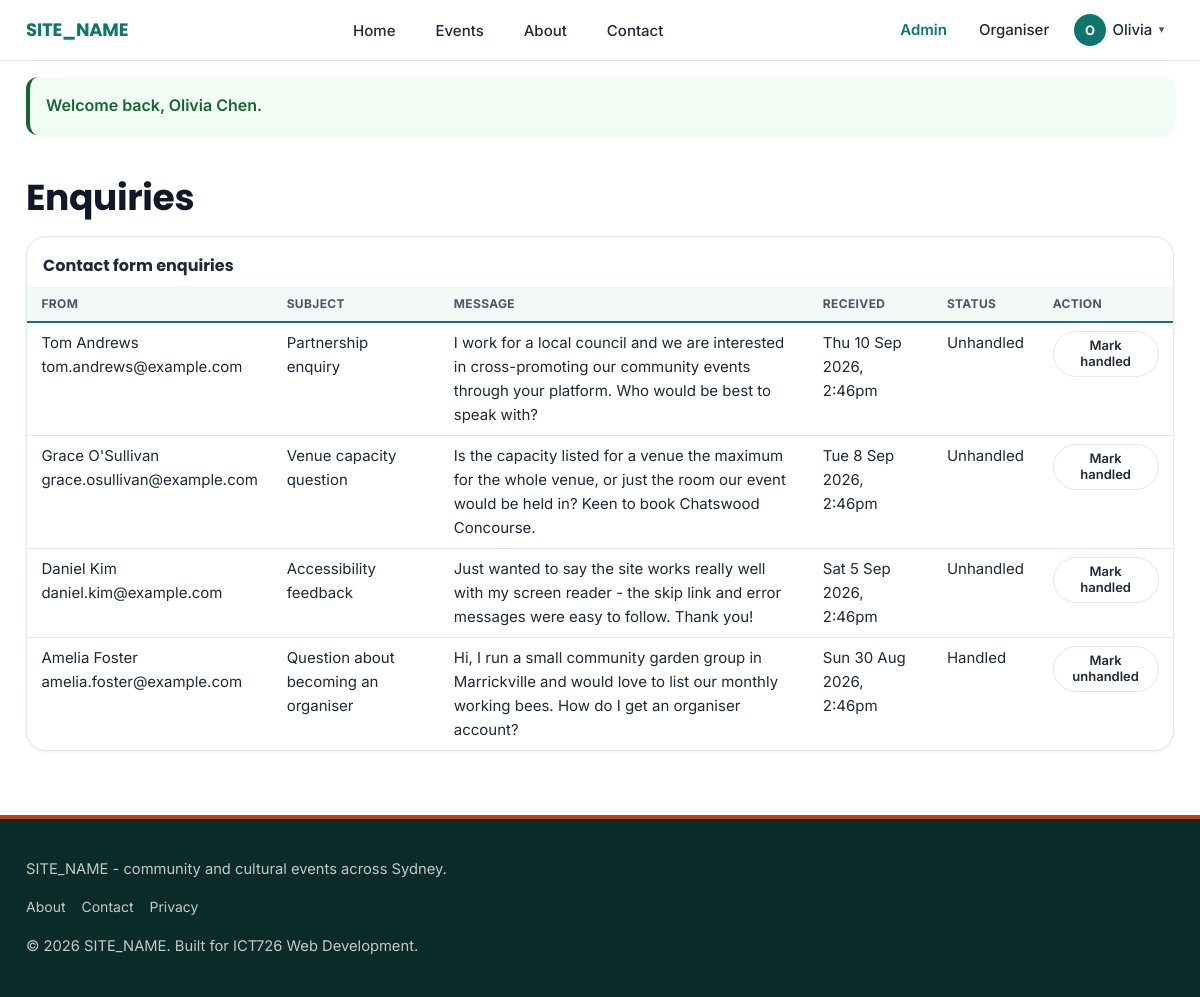
/admin/enquiries.php (signed in), run on the app's committed database.
### tables this page shows
CREATE TABLE enquiries (
    id              INT AUTO_INCREMENT PRIMARY KEY,
    name            VARCHAR(100) NOT NULL,
    email           VARCHAR(150) NOT NULL,
    subject         VARCHAR(150) NOT NULL,
    message         TEXT NOT NULL,
    is_handled      TINYINT(1) NOT NULL DEFAULT 0,
    created_at      DATETIME NOT NULL DEFAULT CURRENT_TIMESTAMP
);

### includes/validate.php (called while the page is built, shortened)
<?php
function e($value) {
    return htmlspecialchars($value ?? '', ENT_QUOTES, 'UTF-8');
}

### includes/functions.php (called while the page is built, shortened)
<?php
function formatEventDate($datetime) {
    $timestamp = strtotime($datetime);
    return date('D j M Y, g:ia', $timestamp);
}

### admin/enquiries.php (the view, shortened to what this page needs)
<?php
require_once __DIR__ . '/../includes/auth_guard.php';
$enquiries = $pdo->query("SELECT * FROM enquiries ORDER BY created_at DESC")->fetchAll();
require_once __DIR__ . '/../includes/header.php';
?>
<h1>Enquiries</h1>
<?php if (empty($enquiries)): ?>
    <p class="empty-state">No enquiries have been submitted yet.</p>
<?php else: ?>
    <div class="data-table-wrapper">
        <table class="data-table">
            <caption>Contact form enquiries</caption>
            <thead>
                <tr>
                    <th scope="col">From</th>
                    <th scope="col">Subject</th>
                    <th scope="col">Message</th>
                    <th scope="col">Received</th>
                    <th scope="col">Status</th>
                    <th scope="col">Action</th>
                </tr>
            </thead>
            <tbody>
                <?php foreach ($enquiries as $enquiry): ?>
                    <tr>
                        <td><?= e($enquiry['name']) ?><br><?= e($enquiry['email']) ?></td>
                        <td><?= e($enquiry['subject']) ?></td>
                        <td><?= nl2br(e($enquiry['message'])) ?></td>
                        <td><?= e(formatEventDate($enquiry['created_at'])) ?></td>
                        <td><?= (int) $enquiry['is_handled'] === 1 ? 'Handled' : 'Unhandled' ?></td>
                        <td>
                            <form method="post" action="<?= BASE_URL ?>/admin/enquiries.php" class="logout-form">
                                <button type="submit" class="btn btn-small btn-secondary">
                                    Mark <?= (int) $enquiry['is_handled'] === 1 ? 'unhandled' : 'handled' ?>
                                </button>
                            </form>
                        </td>
                    </tr>
                <?php endforeach; ?>
            </tbody>
        </table>
    </div>
<?php endif; ?>
<?php require_once __DIR__ . '/../includes/footer.php'; ?>

### assets/css/style.css (style rules this page uses)
:root { --color-primary: #0f766e; --color-primary-dark: #115e59; --color-primary-light: #14b8a6; --color-accent: #c2410c; --color-accent-light: #f97316; --color-text: #1f2937; --color-text-light: #4b5563; --color-bg: #ffffff; --color-bg-alt: #f4f8f7; --color-border: #e2e8f0; --color-error: #b91c1c; --color-error-bg: #fef2f2; --color-success: #166534; --color-success-bg: #f0fdf4; --color-warning: #854d0e; --color-warning-bg: #fef9c3; --font-heading: 'Poppins', 'Segoe UI', system-ui, -apple-system, Arial, sans-serif; --font-body: 'Inter', 'Segoe UI', system-ui, -apple-system, Arial, sans-serif; --radius-sm: 8px; --radius: 12px; --radius-lg: 20px; --radius-full: 999px; --shadow-sm: 0 1px 3px rgba(15, 23, 42, 0.08); --shadow-md: 0 6px 16px rgba(15, 23, 42, 0.10), 0 2px 4px rgba(15, 23, 42, 0.06); --shadow-lg: 0 16px 40px rgba(15, 23, 42, 0.16), 0 4px 10px rgba(15, 23, 42, 0.08); --transition: 180ms cubic-bezier(0.4, 0, 0.2, 1); --spacing-1: 0.5rem; --spacing-2: 1rem; --spacing-3: 1.5rem; --spacing-4: 2rem; --max-width: 1180px; }
* { box-sizing: border-box; }
html { scroll-behavior: smooth; }
body { margin: 0; font-family: var(--font-body); color: var(--color-text); background: var(--color-bg); line-height: 1.6; -webkit-font-smoothing: antialiased; }
.logout-form { display: inline; }
h1, h2, h3 { margin: 0 0 var(--spacing-2); font-family: var(--font-heading); line-height: 1.25; letter-spacing: -0.01em; color: #111827; }
h1 { font-size: 1.75rem; }
@media (min-width: 768px) { h1 { font-size: 2.25rem; } }
main > h1, main > section h2, main > article h2 { position: relative; }
.btn { display: inline-flex; align-items: center; justify-content: center; gap: var(--spacing-1); min-height: 2.75rem; padding: 0.625rem 1.25rem; border: 1px solid transparent; border-radius: var(--radius-full); background: var(--color-primary); color: #fff; font-family: var(--font-body); font-size: 0.9375rem; font-weight: 600; line-height: 1.2; text-decoration: none; text-align: center; cursor: pointer; transition: all var(--transition); }
.btn-secondary { background: transparent; color: var(--color-text); border-color: var(--color-border); }
.btn-small { min-height: 2.25rem; padding: 0.375rem 0.875rem; font-size: 0.8125rem; }
.data-table-wrapper { position: relative; overflow-x: auto; background: var(--color-bg); border: 1px solid var(--color-border); border-radius: var(--radius-lg); box-shadow: var(--shadow-sm); }
table.data-table { width: 100%; border-collapse: collapse; }
table.data-table caption { text-align: left; font-weight: 700; font-family: var(--font-heading); padding: var(--spacing-2) var(--spacing-2) var(--spacing-1); }
table.data-table th, table.data-table td { border-bottom: 1px solid var(--color-border); padding: var(--spacing-1) 0.9rem; text-align: left; vertical-align: top; }
table.data-table td { font-size: 0.9375rem; }
table.data-table th { position: sticky; top: 0; z-index: 1; background: var(--color-bg-alt); font-size: 0.75rem; text-transform: uppercase; letter-spacing: 0.03em; color: var(--color-text-light); border-bottom: 2px solid var(--color-primary); }
table.data-table tbody tr:last-child td { border-bottom: none; }

### data on the page
enquiries: name "Tom Andrews", email "tom.andrews@example.com", subject "Partnership enquiry", message "I work for a local council and we are interested in cross-promoting our community events through your platform. Who would be best to speak with?", created_at "Thu 10 Sep 2026, 2:46pm", is_handled "Unhandled"
enquiries: name "Grace O'Sullivan", email "grace.osullivan@example.com", subject "Venue capacity question", message "Is the capacity listed for a venue the maximum for the whole venue, or just the room our event would be held in? Keen to book Chatswood Concourse.", created_at "Tue 8 Sep 2026, 2:46pm", is_handled "Unhandled"
enquiries: name "Daniel Kim", email "daniel.kim@example.com", subject "Accessibility feedback", message "Just wanted to say the site works really well with my screen reader - the skip link and error messages were easy to follow. Thank you!", created_at "Sat 5 Sep 2026, 2:46pm", is_handled "Unhandled"
enquiries: name "Amelia Foster", email "amelia.foster@example.com", subject "Question about becoming an organiser", message "Hi, I run a small community garden group in Marrickville and would love to list our monthly working bees. How do I get an organiser account?", created_at "Sun 30 Aug 2026, 2:46pm", is_handled "Handled"

### other printed values
SITE_NAME "SITE_NAME"
$headerUserInitial "O"
$headerUserFirstName "Olivia"
$flash['message'] "Welcome back, Olivia Chen."
